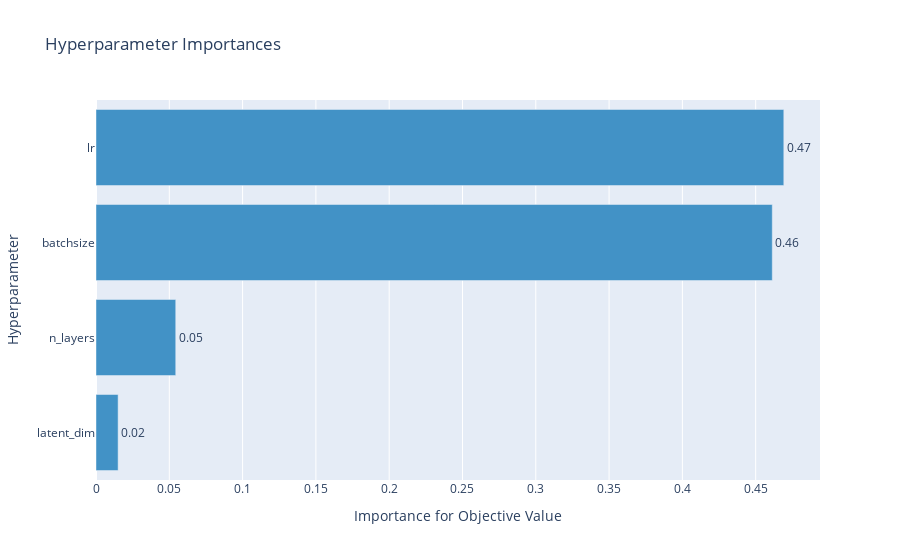

The code cell stored with this chart in its notebook:
### Code cell
plot_param_importances(study)

### Figure 1 — Plotly figure (JSON) as saved in the notebook; plotly's stock layout.template omitted (floating-point values rounded to 4 significant figures)
{"data": [{"cliponaxis": false, "hovertemplate": ["latent_dim (IntUniformDistribution): 0.015090862014455239<extra></extra>", "n_layers (IntUniformDistribution): 0.05439312363116472<extra></extra>", "batchsize (IntUniformDistribution): 0.4613253037771892<extra></extra>", "lr (LogUniformDistribution): 0.4691907105771908<extra></extra>"], "marker": {"color": "rgb(66,146,198)"}, "orientation": "h", "text": ["0.015090862014455239", "0.05439312363116472", "0.4613253037771892", "0.4691907105771908"], "textposition": "outside", "texttemplate": "%{text:.2f}", "type": "bar", "x": [0.01509, 0.05439, 0.4613, 0.4692], "y": ["latent_dim", "n_layers", "batchsize", "lr"]}], "layout": {"autosize": true, "showlegend": false, "title": {"text": "Hyperparameter Importances"}, "xaxis": {"autorange": true, "range": [0, 0.4939], "title": {"text": "Importance for Objective Value"}, "type": "linear"}, "yaxis": {"autorange": true, "range": [-0.5, 3.5], "title": {"text": "Hyperparameter"}, "type": "category"}}}
